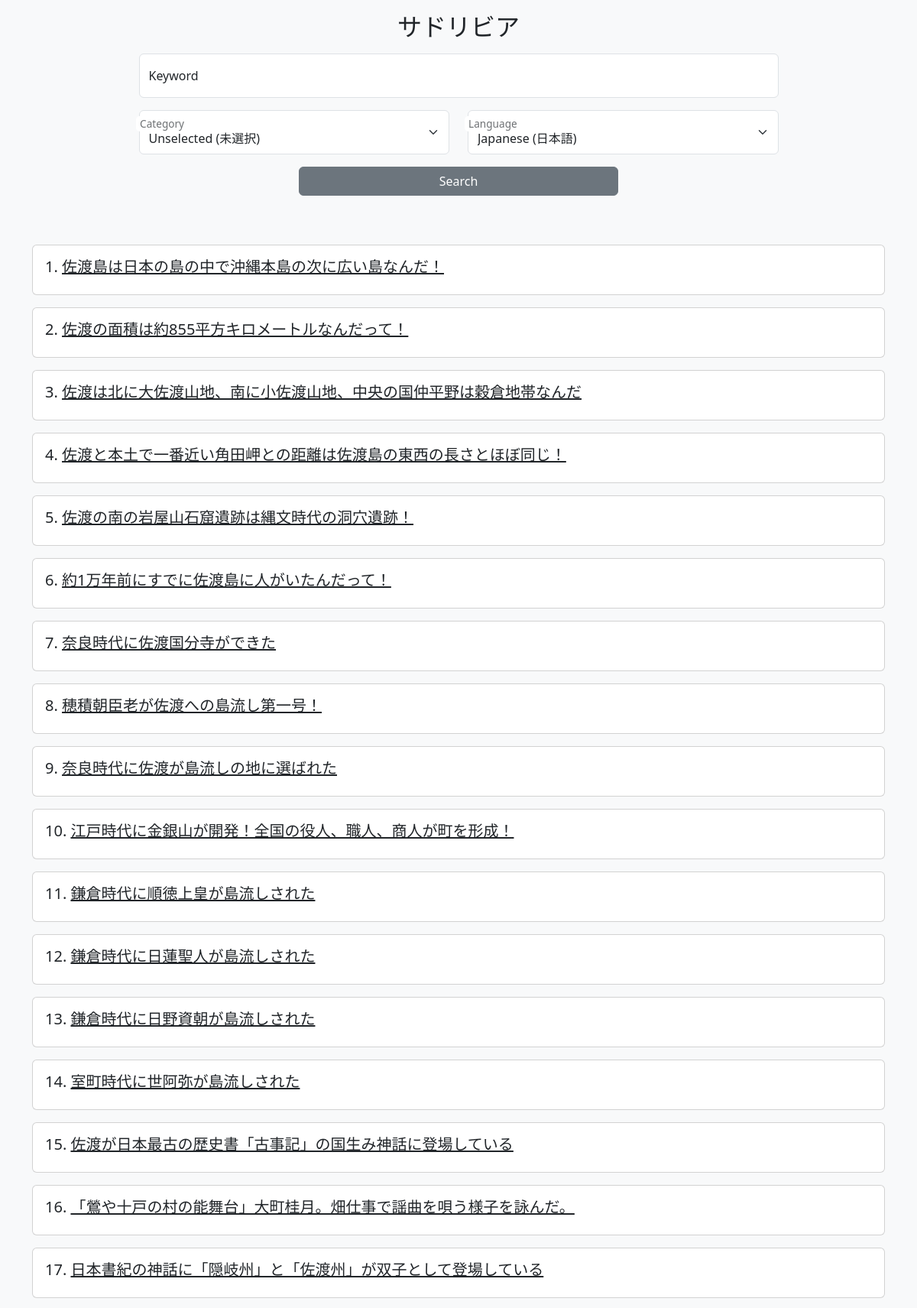
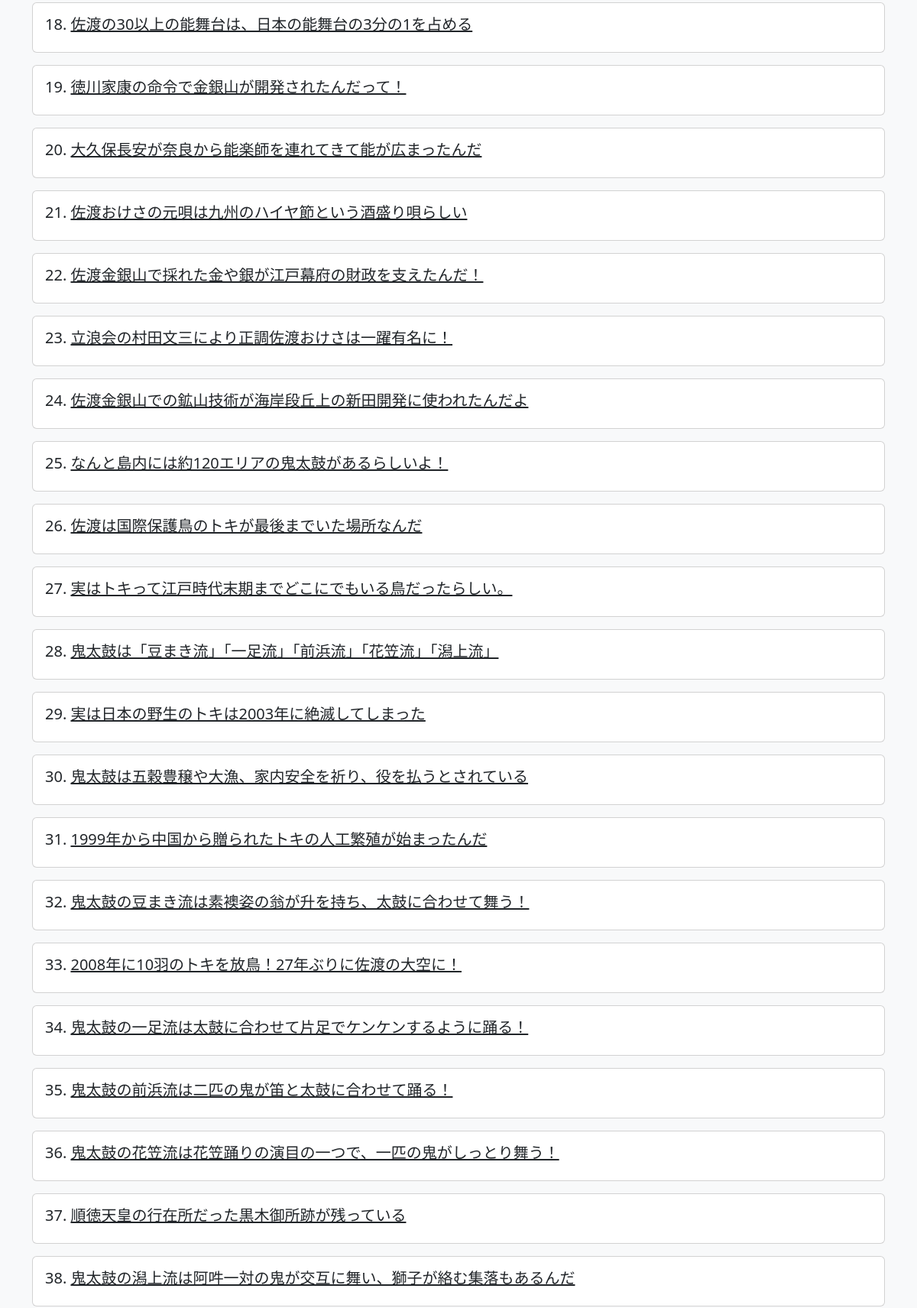
The page / (upper part) on the database its author committed (2 pictures, top to bottom).
### sadosma/models.py (models this page shows, shortened)
class Trivia(models.Model):
    class Meta:
        db_table = 'trivias'
    japanese = models.CharField(max_length=255)
    english = models.CharField(max_length=255)
    chinese1 = models.CharField(max_length=255)
    chinese2 = models.CharField(max_length=255)
    korean = models.CharField(max_length=255)
    mongolian = models.CharField(max_length=255)
    category = models.CharField(max_length=15)
    url1 = models.CharField(max_length=255)
    url2 = models.CharField(max_length=255, null=True, blank=True)
    address1 = models.CharField(max_length=1023, null=True, blank=True)
    address2 = models.CharField(max_length=1023, null=True, blank=True)

### sadosma/views.py (the view, shortened to what this page needs)
# urls.py: path('', TriviaList.as_view(), name='list'),
class TriviaList(ListView):
    model = Trivia
    template_name = 'list.html'
    def get_queryset(self):
        query = super().get_queryset()
        keyword = self.request.GET.get('keyword', None)
        category = self.request.GET.get('category', None)
        language = self.request.GET.get('lang', None)
        if category=='未選択':
            pass
        elif category:
            query = query.filter(category=category)
        return query
    def get_context_data(self, **kwargs):
        context = super().get_context_data(**kwargs)
        context["keyword"] = self.request.GET.get('keyword', '')
        lang = self.request.GET.get('lang', '')
        category = self.request.GET.get('category', '')
        if lang == '1':
            context['japanese'] = True
        elif lang == '2':
            context['english'] = True
        elif lang == '3':
            context['chinese1'] = True
        elif lang == '4':
            context['chinese2'] = True
        elif lang == '5':
            context['korean'] = True
        elif lang == '6':
            context['mongolian'] = True
        if category == '地理':
            context['geography'] = True
        elif category == '歴史':
            context['history'] = True
        elif category == '人物':
            context['person'] = True
        elif category == '自然':
            context['nature'] = True
        elif category == '伝統':
            context['tradition'] = True
        elif category == 'スポーツ':
            context['sport'] = True
        elif category == '食文化':
            context['food'] = True
        elif category == '文化':
            context['culture'] = True
        elif category == '芸能':
            context['entertainment'] = True
        elif category == '特産品':
            context['goods'] = True
        elif category == '方言':
            context['dialect'] = True
        elif category == '未選択':
            context['none'] = True
        return context

### templates/list.html (shortened to what this page needs)
{% extends "base.html" %}
{% block content %}
<div class="container my-3">
    <h2 class="text-center mb-3">サドリビア</h2>
    <form action="{% url 'sadosma:list' %}" method="GET" class="w-75 mx-auto">
        <p class="form-floating">
            <input id="floatingInput" type="text" class="form-control" name="keyword" value="{{ keyword }}" placeholder="キーワード入力">
            <label for="floatingInput">Keyword</label>
        </p>
        <div class="row mb-3">
            <div class="col form-floating">
                <select class="form-select" name="category" id="floatingSelect">
                    <option value="未選択" {% if none %}selected{% endif %}>Unselected (未選択)</option>
                </select>
                <label for="floatingSelect">Category</label>
            </div>
            <div class="col form-floating">
                <select class="form-select" name="lang" id="floatingSelect">
                    <option value="1" {% if japanese %}selected{% endif %}>Japanese (日本語)</option>
                </select>
                <label for="floatingSelect">Language</label>
            </div>
        </div>
        <div class="text-center">
            <button class="w-50 btn btn-secondary mb-5">Search</button>
        </div>
    </form>
    {% for object in object_list %}
        <div class="card my-3">
            <div class="card-body">
                {% if japanese %}
                    <h5 class="card-title">{{forloop.counter}}. <a href="{% url 'sadosma:detail' object.id %}?lang=1" class="link-dark">{{object.japanese}}</a></h5>
                {% elif english %}
                    <h5 class="card-title">{{forloop.counter}}. <a href="{% url 'sadosma:detail' object.id %}?lang=2" class="link-dark">{{object.english}}</a></h5>
                {% elif chinese1 %}
                    <h5 class="card-title">{{forloop.counter}}. <a href="{% url 'sadosma:detail' object.id %}?lang=3" class="link-dark">{{object.chinese1}}</a></h5>
                {% elif chinese2 %}
                    <h5 class="card-title">{{forloop.counter}}. <a href="{% url 'sadosma:detail' object.id %}?lang=4" class="link-dark">{{object.chinese2}}</a></h5>
                {% elif korean %}
                    <h5 class="card-title">{{forloop.counter}}. <a href="{% url 'sadosma:detail' object.id %}?lang=5" class="link-dark">{{object.korean}}</a></h5>
                {% elif mongolian %}
                    <h5 class="card-title">{{forloop.counter}}. <a href="{% url 'sadosma:detail' object.id %}?lang=6" class="link-dark">{{object.mongolian}}</a></h5>
                {% else %}
                    <h5 class="card-title">{{forloop.counter}}. <a href="{% url 'sadosma:detail' object.id %}?lang=1" class="link-dark">{{object.japanese}}</a></h5>
                {% endif %}
            </div>
        </div>
    {% endfor %}
</div>
{% endblock %}

### templates/base.html (shortened to what this page needs)
{% load django_bootstrap5 %}
{% bootstrap_css %}
<!DOCTYPE html>
<html lang="ja">
<head>
</head>
<body class="bg-light">
    {% block content %}
    {% endblock %}
</body>
</html>

### rows shown on the page
Trivia: japanese "佐渡島は日本の島の中で沖縄本島の次に広い島なんだ！"
Trivia: japanese "佐渡の面積は約855平方キロメートルなんだって！"
Trivia: japanese "佐渡は北に大佐渡山地、南に小佐渡山地、中央の国仲平野は穀倉地帯なんだ"
Trivia: japanese "佐渡と本土で一番近い角田岬との距離は佐渡島の東西の長さとほぼ同じ！"
Trivia: japanese "佐渡の南の岩屋山石窟遺跡は縄文時代の洞穴遺跡！"
Trivia: japanese "約1万年前にすでに佐渡島に人がいたんだって！"
Trivia: japanese "奈良時代に佐渡国分寺ができた"
Trivia: japanese "穂積朝臣老が佐渡への島流し第一号！"
Trivia: japanese "奈良時代に佐渡が島流しの地に選ばれた"
Trivia: japanese "江戸時代に金銀山が開発！全国の役人、職人、商人が町を形成！"
Trivia: japanese "鎌倉時代に順徳上皇が島流しされた"
Trivia: japanese "鎌倉時代に日蓮聖人が島流しされた"
Trivia: japanese "鎌倉時代に日野資朝が島流しされた"
Trivia: japanese "室町時代に世阿弥が島流しされた"
Trivia: japanese "佐渡が日本最古の歴史書「古事記」の国生み神話に登場している"
Trivia: japanese "「鶯や十戸の村の能舞台」大町桂月。畑仕事で謡曲を唄う様子を詠んだ。"
Trivia: japanese "日本書紀の神話に「隠岐州」と「佐渡州」が双子として登場している"
Trivia: japanese "佐渡の30以上の能舞台は、日本の能舞台の3分の1を占める"
Trivia: japanese "徳川家康の命令で金銀山が開発されたんだって！"
Trivia: japanese "大久保長安が奈良から能楽師を連れてきて能が広まったんだ"
Trivia: japanese "佐渡おけさの元唄は九州のハイヤ節という酒盛り唄らしい"
Trivia: japanese "佐渡金銀山で採れた金や銀が江戸幕府の財政を支えたんだ！"
Trivia: japanese "立浪会の村田文三により正調佐渡おけさは一躍有名に！"
Trivia: japanese "佐渡金銀山での鉱山技術が海岸段丘上の新田開発に使われたんだよ"
Trivia: japanese "なんと島内には約120エリアの鬼太鼓があるらしいよ！"
Trivia: japanese "佐渡は国際保護鳥のトキが最後までいた場所なんだ"
Trivia: japanese "実はトキって江戸時代末期までどこにでもいる鳥だったらしい。"
Trivia: japanese "鬼太鼓は「豆まき流」「一足流」「前浜流」「花笠流」「潟上流」"
Trivia: japanese "実は日本の野生のトキは2003年に絶滅してしまった"
Trivia: japanese "鬼太鼓は五穀豊穣や大漁、家内安全を祈り、役を払うとされている"
Trivia: japanese "1999年から中国から贈られたトキの人工繁殖が始まったんだ"
Trivia: japanese "鬼太鼓の豆まき流は素襖姿の翁が升を持ち、太鼓に合わせて舞う！"
Trivia: japanese "2008年に10羽のトキを放鳥！27年ぶりに佐渡の大空に！"
Trivia: japanese "鬼太鼓の一足流は太鼓に合わせて片足でケンケンするように踊る！"
Trivia: japanese "鬼太鼓の前浜流は二匹の鬼が笛と太鼓に合わせて踊る！"
Trivia: japanese "鬼太鼓の花笠流は花笠踊りの演目の一つで、一匹の鬼がしっとり舞う！"
Trivia: japanese "順徳天皇の行在所だった黒木御所跡が残っている"
Trivia: japanese "鬼太鼓の潟上流は阿吽一対の鬼が交互に舞い、獅子が絡む集落もあるんだ"
